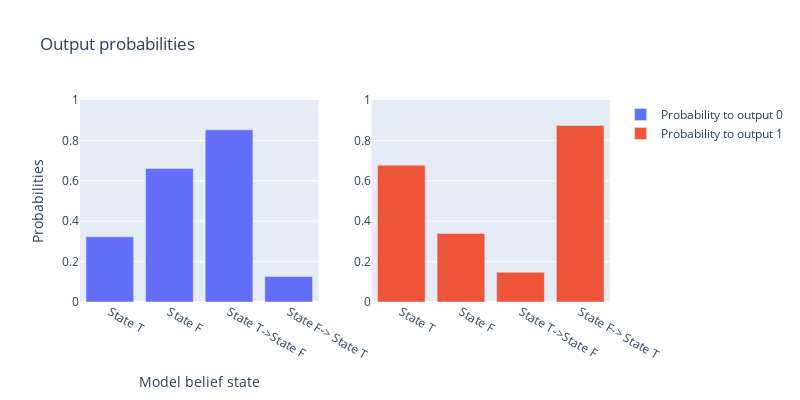

This figure's notebook cell:
### Markdown cell above
## Steer in intermediate generation

### Code cell
state_1 = 24
state_2 = 27
cut_at = 2
cut_belief_indices = transformer_input_belief_indices[:,:cut_at]

per_layer_steering_vector = get_steering_vector(per_layer_belief_activations,state_1,state_2)
prompts_with_belief_state_1 = get_inputs_ending_in_belief(transformer_inputs[:,:cut_at],cut_belief_indices,state_1)[0] # all are the same 
prompts_with_belief_state_2 = get_inputs_ending_in_belief(transformer_inputs[:,:cut_at],cut_belief_indices,state_2)[0] # all are the same 

normal_1 = model(prompts_with_belief_state_1)
steered_to_2 = run_model_with_steering(model,prompts_with_belief_state_1,per_layer_steering_vector,1)
normal_2 = model(prompts_with_belief_state_2)
steered_to_1 = run_model_with_steering(model,prompts_with_belief_state_2,per_layer_steering_vector,-1)

output_state_1 = normal_1[:,-1,:].softmax(1).detach()
output_state_2 = normal_2[:,-1,:].softmax(1).detach()
corrupted_output_state_1 = steered_to_2[:,-1,:].softmax(1).detach()
corrupted_output_state_2 = steered_to_1[:,-1,:].softmax(1).detach()

outputs =[output_state_1,output_state_2,corrupted_output_state_1,corrupted_output_state_2]
zero_bars = {"state_1":0,"state_2":0,"corrupted_state_1":0,"corrupted_state_2":0}
one_bars = {"state_1":0,"state_2":0,"corrupted_state_1":0,"corrupted_state_2":0}
for i,output in enumerate(outputs):
    total = len(output)
    key = list(one_bars.keys())[i]
    one_bars[key] = sum(output[:,0].numpy())/total
    zero_bars[key] = sum(output[:,1].numpy())/total

# Create a subplot with two scatter plots
fig = make_subplots(rows=1, cols=2, specs=[[{'type': 'scatter'}, {'type': 'scatter'}]])

# Plot the ground truth beliefs on the left
fig.add_trace(go.Bar(x=["State T","State F", "State T->State F","State F-> State T"], y=list(zero_bars.values()),
                         name=f'Probability to output 0'),
              row=1, col=1)
fig.add_trace(go.Bar(x=["State T","State F", "State T->State F","State F-> State T"], y=list(one_bars.values()),
                         name=f'Probability to output 1'),
              row=1, col=2)
fig.update_layout(title='Output probabilities',
                  yaxis_title='Probabilities', xaxis_title='Model belief state',
                  width=800, height=400,
                  )
fig.update_yaxes(range=[0, 1], row=1, col=2)
fig.update_yaxes(range=[0, 1], row=1, col=1)

### Figure 1 — Plotly figure (JSON) as saved in the notebook; plotly's stock layout.template omitted (floating-point values rounded to 4 significant figures)
{"data": [{"name": "Probability to output 0", "type": "bar", "x": ["State T", "State F", "State T->State F", "State F-> State T"], "xaxis": "x", "y": [0.3227, 0.6607, 0.8525, 0.1264], "yaxis": "y"}, {"name": "Probability to output 1", "type": "bar", "x": ["State T", "State F", "State T->State F", "State F-> State T"], "xaxis": "x2", "y": [0.6773, 0.3393, 0.1475, 0.8736], "yaxis": "y2"}], "layout": {"height": 400, "title": {"text": "Output probabilities"}, "width": 800, "xaxis": {"anchor": "y", "domain": [0, 0.45], "title": {"text": "Model belief state"}}, "xaxis2": {"anchor": "y2", "domain": [0.55, 1]}, "yaxis": {"anchor": "x", "domain": [0, 1], "range": [0, 1], "title": {"text": "Probabilities"}}, "yaxis2": {"anchor": "x2", "domain": [0, 1], "range": [0, 1]}}}
